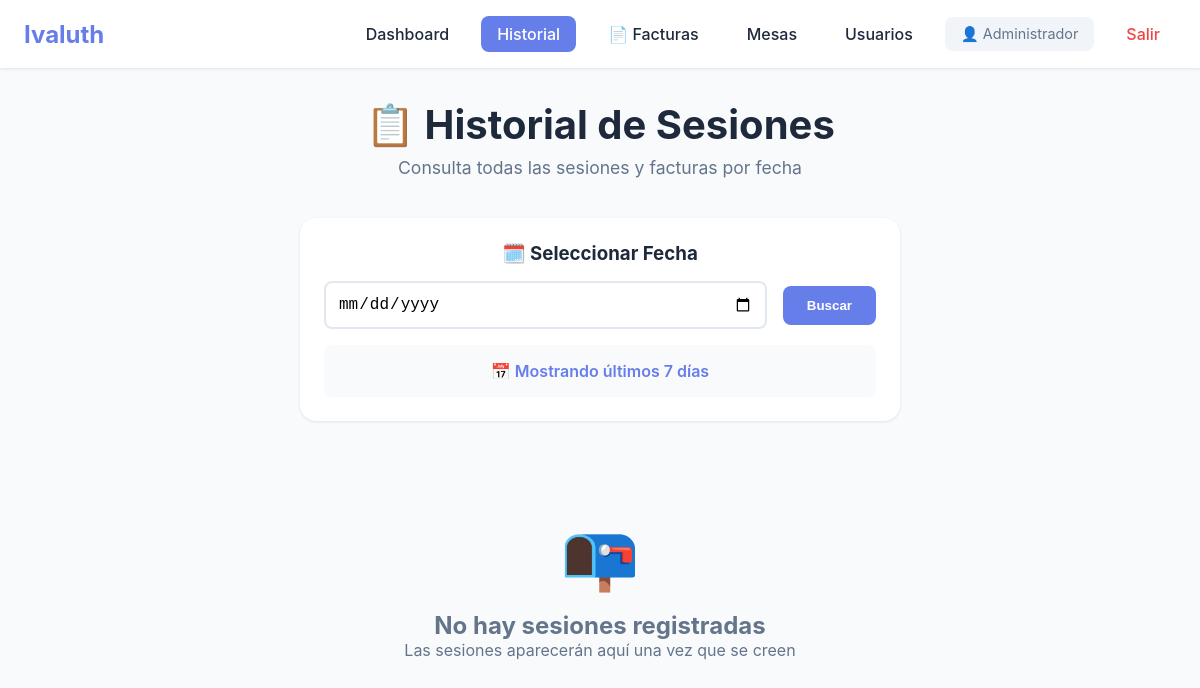
Page /historial (signed in) on the earlier database version.
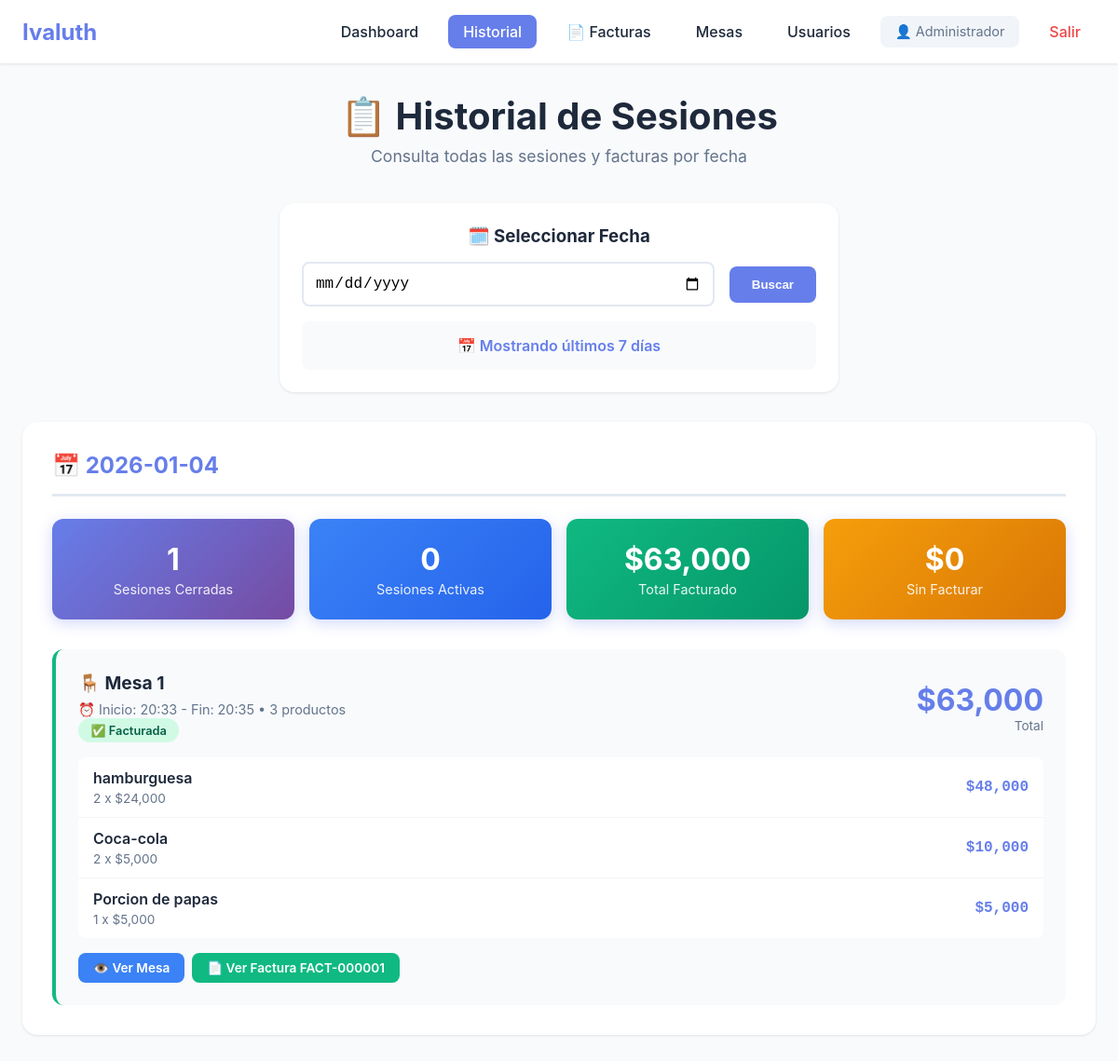
Same page on the later database version.
### app.py (models this page shows, shortened)
class Usuario(UserMixin, db.Model):
    id = db.Column(db.Integer, primary_key=True)
    username = db.Column(db.String(80), unique=True, nullable=False)
    password_hash = db.Column(db.String(200), nullable=False)
    nombre = db.Column(db.String(100), nullable=False)
    rol = db.Column(db.String(20), default='mesero')  # mesero, cocina, admin

class Sesion(db.Model):
    id = db.Column(db.Integer, primary_key=True)
    mesa_id = db.Column(db.Integer, db.ForeignKey('mesa.id'), nullable=False)
    fecha_inicio = db.Column(db.DateTime, default=datetime.now)
    fecha_fin = db.Column(db.DateTime, nullable=True)
    total = db.Column(db.Float, default=0)  # NUEVO CAMPO para guardar el total
    activa = db.Column(db.Boolean, default=True)
    mesa = db.relationship('Mesa', backref='sesiones')
    pedidos = db.relationship('Pedido', backref='sesion', lazy='select')

class Mesa(db.Model):
    id = db.Column(db.Integer, primary_key=True)
    numero = db.Column(db.Integer, nullable=False, unique=True)
    capacidad = db.Column(db.Integer, default=4)
    activa = db.Column(db.Boolean, default=True)

class Pedido(db.Model):
    id = db.Column(db.Integer, primary_key=True)
    fecha = db.Column(db.DateTime, default=datetime.now)
    mesa_id = db.Column(db.Integer, db.ForeignKey('mesa.id'), nullable=False)
    sesion_id = db.Column(db.Integer, db.ForeignKey('sesion.id'), nullable=True)
    mesero_id = db.Column(db.Integer, db.ForeignKey('usuario.id'), nullable=False)
    producto = db.Column(db.String(200), nullable=False)
    cantidad = db.Column(db.Integer, default=1)
    precio_unitario = db.Column(db.Float, default=0)  # NUEVO CAMPO
    notas = db.Column(db.Text)
    estado = db.Column(db.String(20), default='pendiente')  # pendiente, preparando, listo, entregado
    pagado = db.Column(db.Boolean, default=False)
    mesa = db.relationship('Mesa', backref='pedidos')
    mesero = db.relationship('Usuario', backref='pedidos')

class Factura(db.Model):
    id = db.Column(db.Integer, primary_key=True)
    numero_consecutivo = db.Column(db.String(50), unique=True, nullable=False)
    sesion_id = db.Column(db.Integer, db.ForeignKey('sesion.id'), nullable=False)
    fecha_emision = db.Column(db.DateTime, default=datetime.now)
    subtotal = db.Column(db.Float, default=0)
    iva = db.Column(db.Float, default=0)
    propina = db.Column(db.Float, default=0)
    total = db.Column(db.Float, default=0)
    metodo_pago = db.Column(db.String(50), default='efectivo')
    desglose_pago = db.Column(db.Text)
    cliente_nombre = db.Column(db.String(200))
    cliente_documento = db.Column(db.String(50))
    notas = db.Column(db.Text)
    estado_pago = db.Column(db.String(20), default='pagada')  # pagada, pendiente, vencida
    fecha_vencimiento = db.Column(db.Date, nullable=True)  # Cuándo debe pagar el cliente
    fecha_pago_real = db.Column(db.DateTime, nullable=True)  # Cuándo pagó realmente
    saldo_pendiente = db.Column(db.Float, default=0)  # Si pagó parcialmente
    sesion = db.relationship('Sesion', backref='facturas')

### app.py (the view, shortened to what this page needs)
@app.route("/historial")
@login_required
def historial():
    fecha_param = request.args.get('fecha')
    fecha_seleccionada = None
    sesiones_por_dia = {}
    totales_por_dia = {}
    if not fecha_param:
        sesiones = Sesion.query.order_by(Sesion.fecha_inicio.desc()).limit(100).all()
        for sesion in sesiones:
            fecha_str = sesion.fecha_inicio.strftime('%Y-%m-%d')
            if fecha_str not in sesiones_por_dia:
                sesiones_por_dia[fecha_str] = []
            sesiones_por_dia[fecha_str].append(sesion)
        sesiones_por_dia = dict(list(sesiones_por_dia.items())[:7])
        for fecha_str, sesiones_dia in sesiones_por_dia.items():
            total_general = sum(s.total or 0 for s in sesiones_dia if not s.activa)
            total_facturado = sum(s.total or 0 for s in sesiones_dia if not s.activa and s.facturas)
            total_sin_facturar = sum(s.total or 0 for s in sesiones_dia if not s.activa and not s.facturas)
            sesiones_activas = sum(1 for s in sesiones_dia if s.activa)
            sesiones_cerradas = sum(1 for s in sesiones_dia if not s.activa)
            totales_por_dia[fecha_str] = {
                'total_general': total_general,
                'total_facturado': total_facturado,
                'total_sin_facturar': total_sin_facturar,
                'sesiones_activas': sesiones_activas,
                'sesiones_cerradas': sesiones_cerradas
            }
    return render_template("historial.html",
                         sesiones_por_dia=sesiones_por_dia,
                         totales_por_dia=totales_por_dia,
                         fecha_seleccionada=fecha_seleccionada,
                         now=datetime.now())

### app.py (called while the page is built)
@login_manager.user_loader
def load_user(user_id):
    return Usuario.query.get(int(user_id))

### templates/historial.html (shortened to what this page needs)
<!DOCTYPE html>
<html lang="es">
<head>
</head>
<body>
    <nav class="navbar">
        <div class="nav-container">
            <div class="nav-brand">Ivaluth</div>
            <div class="nav-menu">
                <a href="{{ url_for('dashboard') }}" class="nav-link">Dashboard</a>
                <a href="{{ url_for('historial') }}" class="nav-link active">Historial</a>
                <a href="{{ url_for('lista_facturas') }}" class="nav-link">📄 Facturas</a>
                {% if current_user.rol == 'admin' %}
                <a href="{{ url_for('administrar_mesas') }}" class="nav-link">Mesas</a>
                <a href="{{ url_for('administrar_usuarios') }}" class="nav-link">Usuarios</a>
                {% endif %}
                <span class="nav-user">👤 {{ current_user.nombre }}</span>
                <a href="{{ url_for('logout') }}" class="nav-link nav-logout">Salir</a>
            </div>
        </div>
    </nav>
    <div class="container">
        <div class="page-header">
            <h1>📋 Historial de Sesiones</h1>
            <p class="subtitle">Consulta todas las sesiones y facturas por fecha</p>
        </div>
        <div class="fecha-navegacion">
            <h3>🗓️ Seleccionar Fecha</h3>
            <form method="GET" class="fecha-controls">
                <input type="date" name="fecha" id="fecha"
                       value="{{ fecha_seleccionada.strftime('%Y-%m-%d') if fecha_seleccionada else '' }}"
                       max="{{ now.strftime('%Y-%m-%d') }}">
                <button type="submit">Buscar</button>
            </form>
            {% if fecha_seleccionada %}
            <div class="fecha-actual">
                📅 Mostrando: {{ fecha_seleccionada.strftime('%d/%m/%Y') }}
                <a href="{{ url_for('historial') }}" style="margin-left: 1rem; color: #667eea; text-decoration: none;">Ver todos</a>
            </div>
            {% else %}
            <div class="fecha-actual">
                📅 Mostrando últimos 7 días
            </div>
            {% endif %}
        </div>
        {% if sesiones_por_dia %}
        {% for fecha, sesiones in sesiones_por_dia.items() %}
        <div class="historial-dia">
            <h2 class="dia-header">📅 {{ fecha }}</h2>
            <div class="historial-stats">
                <div class="stat-card">
                    <span class="stat-value">{{ totales_por_dia[fecha].sesiones_cerradas }}</span>
                    <span class="stat-label">Sesiones Cerradas</span>
                </div>
                <div class="stat-card blue">
                    <span class="stat-value">{{ totales_por_dia[fecha].sesiones_activas }}</span>
                    <span class="stat-label">Sesiones Activas</span>
                </div>
                <div class="stat-card green">
                    <span class="stat-value">${{ '{:,.0f}'.format(totales_por_dia[fecha].total_facturado) }}</span>
                    <span class="stat-label">Total Facturado</span>
                </div>
                <div class="stat-card orange">
                    <span class="stat-value">${{ '{:,.0f}'.format(totales_por_dia[fecha].total_sin_facturar) }}</span>
                    <span class="stat-label">Sin Facturar</span>
                </div>
            </div>
            <div class="sesiones-grid">
                {% for sesion in sesiones %}
                <div class="sesion-card {% if sesion.activa %}activa{% elif sesion.facturas %}facturada{% endif %}">
                    <div class="sesion-header">
                        <div class="sesion-info">
                            <h3>🪑 Mesa {{ sesion.mesa.numero }}</h3>
                            <div class="sesion-meta">
                                ⏰ Inicio: {{ sesion.fecha_inicio.strftime('%H:%M') }}
                                {% if not sesion.activa and sesion.fecha_fin %}
                                - Fin: {{ sesion.fecha_fin.strftime('%H:%M') }}
                                {% endif %}
                                • {{ sesion.pedidos|length }} productos
                            </div>
                            {% if sesion.activa %}
                            <span class="badge badge-warning">🔴 Activa</span>
                            {% elif sesion.facturas %}
                            <span class="badge badge-success">✅ Facturada</span>
                            {% else %}
                            <span class="badge badge-info">⏸️ Cerrada sin facturar</span>
                            {% endif %}
                        </div>
                        <div class="sesion-total">
                            <div class="monto">${{ '{:,.0f}'.format(sesion.total or 0) }}</div>
                            <div class="label">Total</div>
                        </div>
                    </div>
                    {% if sesion.pedidos %}
                    <div class="pedidos-list">
                        {% for pedido in sesion.pedidos %}
                        <div class="pedido-item">
                            <div>
                                <div class="pedido-nombre">{{ pedido.producto }}</div>
                                <div class="pedido-detalle">
                                    {{ pedido.cantidad }} x ${{ '{:,.0f}'.format(pedido.precio_unitario) }}
                                </div>
                            </div>
                            <div class="pedido-precio">${{ '{:,.0f}'.format(pedido.cantidad * pedido.precio_unitario) }}</div>
                        </div>
                        {% endfor %}
                    </div>
                    {% endif %}
                    <div class="sesion-acciones">
                        <a href="{{ url_for('ver_mesa', mesa_id=sesion.mesa_id) }}" class="btn btn-primary">👁️ Ver Mesa</a>
                        {% if sesion.facturas %}
                            {% for factura in sesion.facturas %}
                            <a href="{{ url_for('ver_factura', factura_id=factura.id) }}" class="btn btn-success">
                                📄 Ver Factura {{ factura.numero_consecutivo }}
                            </a>
                            {% endfor %}
                        {% elif not sesion.activa %}
                            <a href="{{ url_for('facturar_sesion', sesion_id=sesion.id) }}" class="btn btn-warning">💳 Facturar</a>
                        {% endif %}
                    </div>
                </div>
                {% endfor %}
            </div>
        </div>
        {% endfor %}
        {% else %}
        <div class="empty-state">
            <div class="empty-icon">📭</div>
            <h2>No hay sesiones registradas</h2>
            <p>Las sesiones aparecerán aquí una vez que se creen</p>
        </div>
        {% endif %}
    </div>
</body>
</html>

Differences in the rows shown:
added Sesion: fecha "2026-01-04", totales_por_dia "1", activa "0", totales_por_dia "63,000", mesa.numero "1", fecha_inicio "20:33", fecha_fin "20:35", pedidos|length "3", shows "✅ Facturada", total "63,000"
added Pedido: producto "hamburguesa", cantidad "2", precio_unitario "24,000", pedido.cantidad*pedido.precio_unitario "48,000"
added Pedido: producto "Coca-cola", cantidad "2", precio_unitario "5,000", pedido.cantidad*pedido.precio_unitario "10,000"
added Pedido: producto "Porcion de papas", cantidad "1", precio_unitario "5,000", pedido.cantidad*pedido.precio_unitario "5,000"
added Factura: numero_consecutivo "FACT-000001"
Other differences:
text no longer shown: "📭 No hay sesiones registradas Las sesiones aparecerán aquí una vez que se creen"
